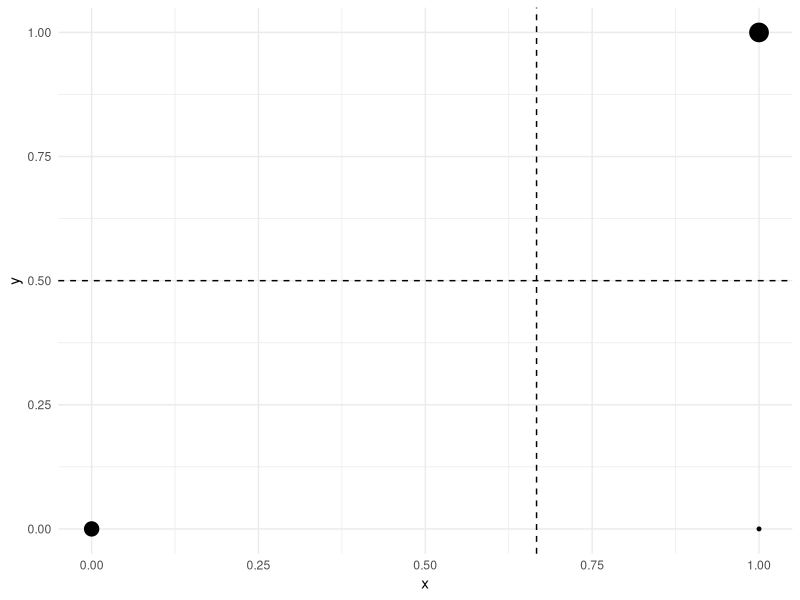
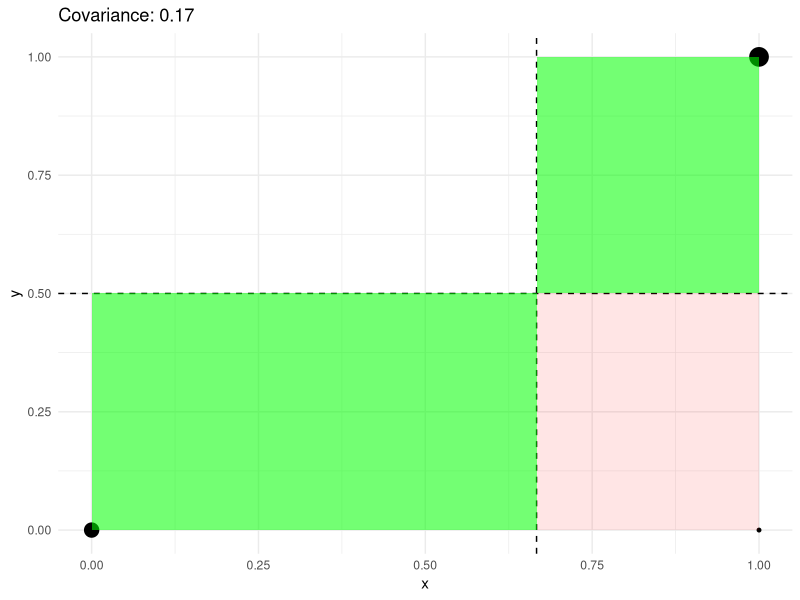
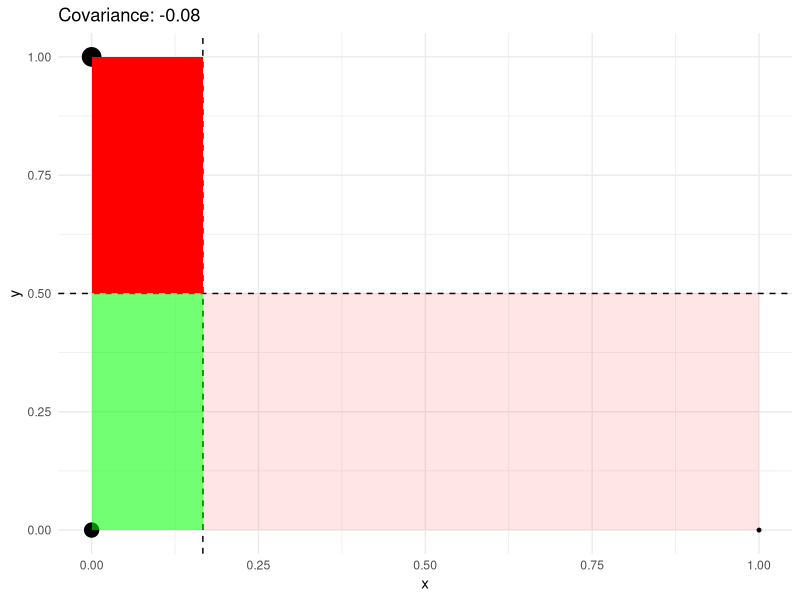
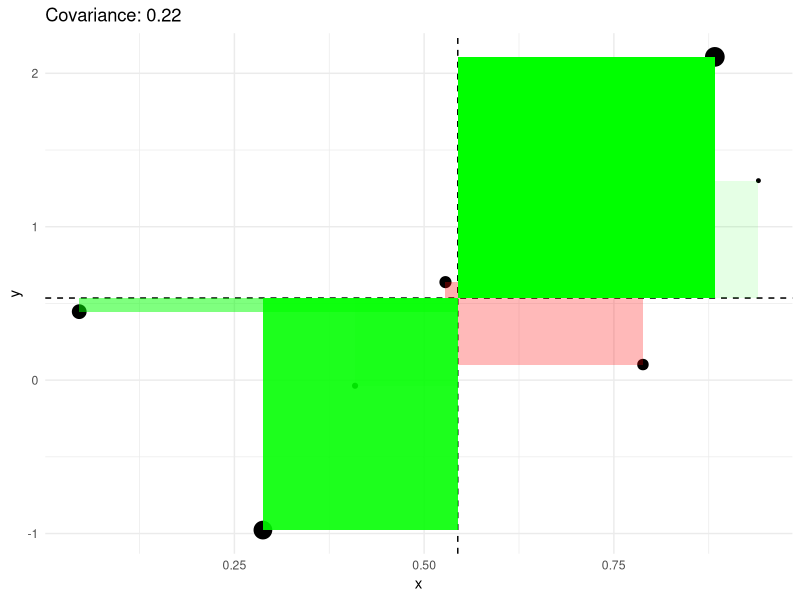
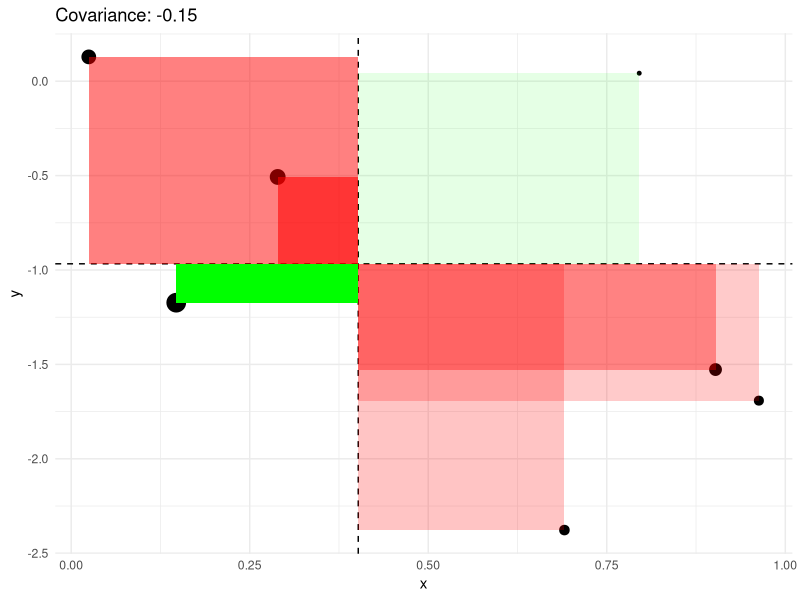
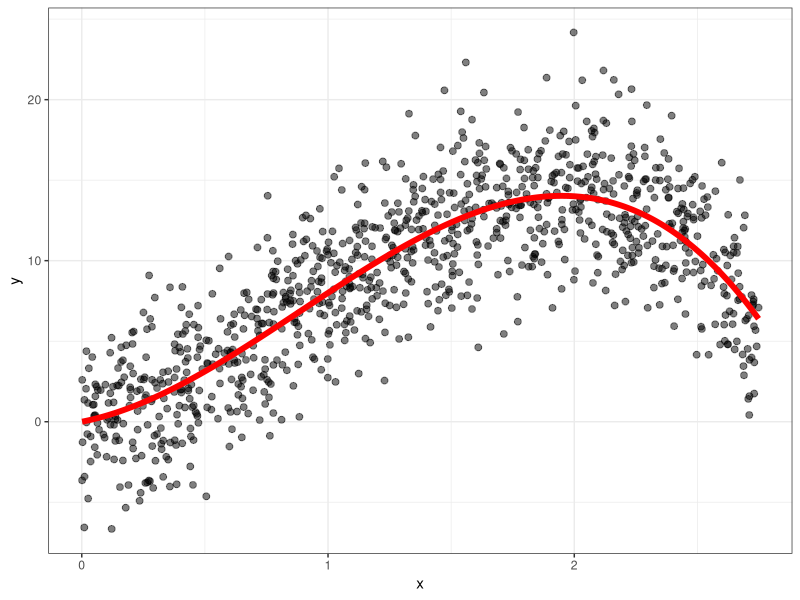
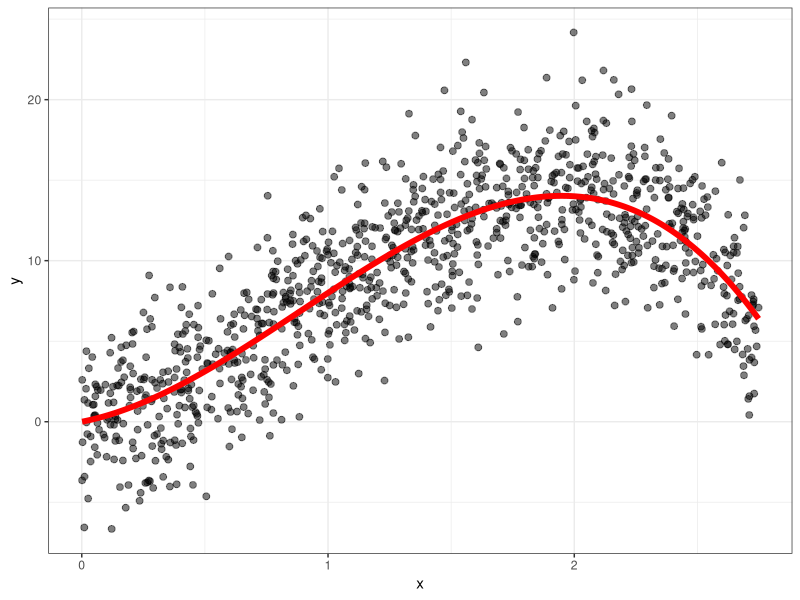
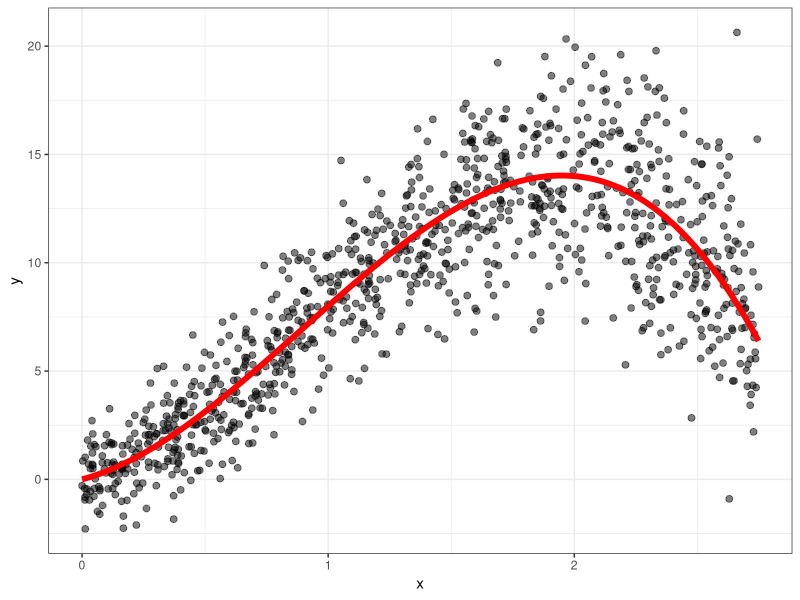

The R source for these figures, in order:
## ---- chunk 1
#| warning: false
#| message: false

library(tidyverse)
knitr::opts_chunk$set(dev = "ragg_png")
## ---- chunk 2
dat <- tibble(x = c(0, 1, 1), y = c(0, 0, 1), fxy = c(1/3, 1/6, 1/2))
EX <- dat |> 
  summarize(sum(x*fxy)) |> 
  as.numeric()
EY <- dat |> 
  summarize(sum(y*fxy)) |> 
  as.numeric()
covar <- dat |> 
  summarize(sum(fxy*(x - EX)*(y - EY)))
dat |> 
  ggplot(aes(x = x, y = y)) + 
  geom_point(aes(size = fxy), show.legend = F) + 
  geom_vline(xintercept = EX, lty = 2) +
  geom_hline(yintercept = EY, lty = 2) + 
  theme_minimal() -> p
p
## ---- chunk 3
#| fig-align: center
make_vertices_from_dat_row <- function(dat_row, label, EX, EY){
  expand_grid(x = c(dat_row$x, EX),
              y = c(dat_row$y, EY),
              label = label,
              col = ifelse((dat_row$x - EX)*(dat_row$y - EY) > 0, "green", "red"),
              fxy = dat_row$fxy)[c(1,2,4,3,1),]
}
datt <- bind_rows(
  make_vertices_from_dat_row(dat[1,], "A", EX, EY),
  make_vertices_from_dat_row(dat[2,], "B", EX, EY),
  make_vertices_from_dat_row(dat[3,], "C", EX, EY)
)
p +
  geom_polygon(data = datt, aes(fill = col, alpha = fxy), show.legend = F) + 
  scale_fill_manual(values = c("green", "red")) + 
  labs(title = str_c("Covariance: ", round(covar, 2)))
## ---- chunk 4
#| fig-align: center
make_cov_plot <- function(pmf){
  EX <- pmf |> 
    summarize(sum(x*fxy)) |> 
    as.numeric()
  EY <- pmf |> 
    summarize(sum(y*fxy)) |> 
    as.numeric()
  covar <- pmf |> 
    summarize(sum(fxy*(x - EX)*(y - EY)))  
  
  pmf |> 
    ggplot(aes(x = x, y = y)) + 
    geom_point(aes(size = fxy), show.legend = F) + 
    geom_vline(xintercept = EX, lty = 2) +
    geom_hline(yintercept = EY, lty = 2) + 
    theme_minimal() -> p
  
  sto <- list()
  for(i in 1:nrow(pmf)){
    sto[[i]] <- make_vertices_from_dat_row(pmf[i,], str_c("A", i), EX = EX, EY = EY)
  }
  
  rect_data <- bind_rows(sto)
  
  p +
    geom_polygon(data = rect_data, aes(group = label, fill = col, alpha = fxy), show.legend = F) + 
    scale_fill_manual(values = c("green", "red")) + 
    labs(title = str_c("Covariance: ", round(covar, 2)))

}

pmf <- tibble(x = c(0, 1, 0), y = c(0, 0, 1), fxy = c(1/3, 1/6, 1/2))
make_cov_plot(pmf)
## ---- chunk 5
n <- 7
set.seed(123)
pmf <- tibble(x = runif(n),
              fxy_raw = runif(n)) |> 
  mutate(y = x + rnorm(n, sd = 1),
         fxy = fxy_raw/sum(fxy_raw)) 

make_cov_plot(pmf)
## ---- chunk 6
n <- 7
pmf <- tibble(x = runif(n),
              fxy_raw = runif(n)) |> 
  mutate(y = -x + rnorm(n, sd = 1),
         fxy = fxy_raw/sum(fxy_raw)) 

make_cov_plot(pmf)
## ---- chunk 7
#| fig-align: center
n <- 1000
dat <- tibble(x = runif(n, min = 0, max = 2.75)) |> 
  mutate(mu = 3*x + 8*x^2 - 3*x^3,
         y = rnorm(n, mean = mu, sd = 3))
p <- dat |> 
  ggplot(aes(x = x, y = y)) + 
  geom_point(alpha = .5, size = 2) +
  theme_bw() + 
  geom_line(aes(y = mu), col = "red", lwd = 2)
p
## ---- chunk 8
#| fig-align: center
p
## ---- chunk 9
#| fig-align: center
tibble(x = runif(n, min = 0, max = 2.75)) |> 
  mutate(mu = 3*x + 8*x^2 - 3*x^3,
         y = rnorm(n, mean = mu, sd = 1 + x)) |> 
  ggplot(aes(x = x, y = y)) + 
  geom_point(alpha = .5, size = 2) +
  theme_bw() + 
  geom_line(aes(y = mu), col = "red", lwd = 2)
## ---- chunk 10
#| fig-height: 3.5
p
## ---- chunk 11
p
## ---- chunk 12
n <- 5000
tibble(x = rnorm(n, mean = 3, sd = 1.5)) |> 
  mutate(mu = 3*x + 8*x^2 - 3*x^3,
         y = rnorm(n, mean = mu, sd = 3)) |> 
  filter(x > 0 & x < 2.75) |> 
  ggplot(aes(x = x, y = y)) + 
  geom_point(alpha = .5, size = 2) +
  theme_bw() + 
  geom_line(aes(y = mu), col = "red", lwd = 2)
## ---- chunk 13
p
## ---- chunk 14
head(dat, 4)
## ---- chunk 15
dat |> 
  summarize(var(y), var(y - mu), var(mu))
## ---- chunk 16
p + 
  geom_smooth(method = lm)
